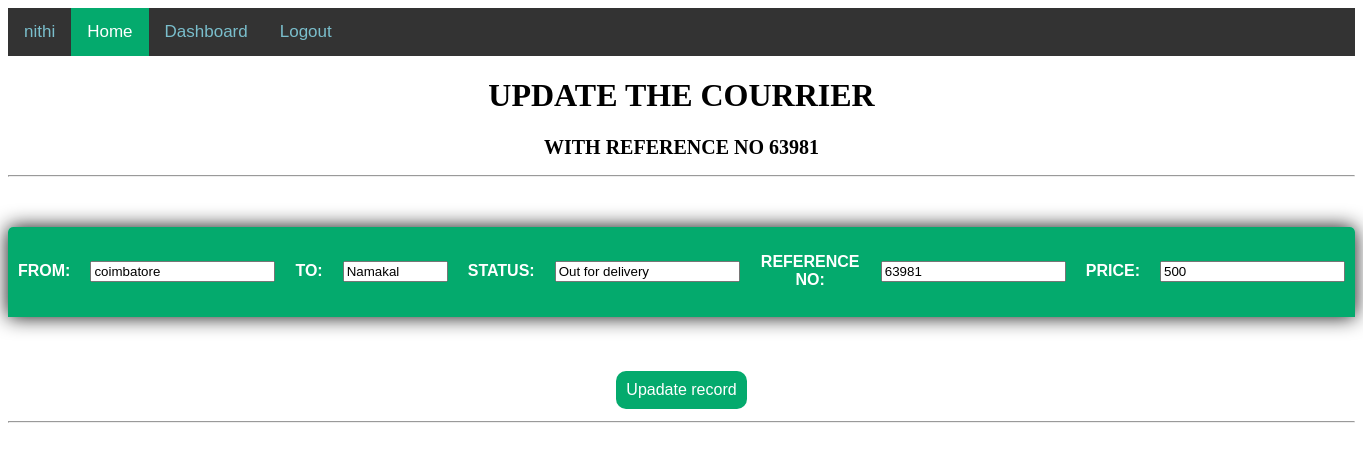
Page /edit/34 (signed in) on the committed database.
### base/models.py (models this page shows)
class crudst(models.Model):
    STATUS = (
			('Pending', 'Pending'),
			('Out for delivery', 'Out for delivery'),
			('Delivered', 'Delivered'),
			)
    fromdes = models.CharField(max_length = 100)
    todes = models.CharField(max_length = 100)
    status = models.CharField(max_length= 100,null=True, choices=STATUS)# Create your models here.
    sno = models.IntegerField()
    price = models.IntegerField(null=True)

### base/views.py (the view)
# urls.py: path('edit/<int:id>', views.stedit,name="stedit"),
def stedit(request,id):
    getstudentdetails = crudst.objects.get(id=id)
    return render(request,"edit.html",{"crudst":getstudentdetails})

### templates/edit.html (shortened to what this page needs)
{% load static %}
<!DOCTYPE html>
<html lang="en">
<head>
    <link rel="stylesheet" href="{% static 'button.css' %}" >
    <link rel="stylesheet" href="{% static 'ed.css' %}" >
</head>
<body>
    <div class="topnav">
        <a href="/home">{{user}}</a>
        <a class="active" href="/home">Home</a>
        <a href="{% url 'stinsert' %}">Dashboard</a>
        <a href="/">Logout</a>
    </div>
    <center>
        <h1 style="font-family:Cambria, Cochin, Georgia, Times, 'Times New Roman', serif"> UPDATE THE COURRIER </h1>
        <h2 style="font-family:Cambria, Cochin, Georgia, Times, 'Times New Roman', serif  ; font-size:20px"> WITH REFERENCE NO    {{crudst.sno}}</h2>
    <hr/>
    <form method ="POST" action="/update/{{crudst.id}}">
    <table class="content-table">
                <tr class="one">
            <td>
                <p>FROM: </p>
            </td>
            <td><input type="text" name="fromdes" value="{{crudst.fromdes}}"></td>
            <td>
                <p>TO:</p>
            </td>
            <td><input type="text" name="todes" maxlength="10" size="10" height="1000" value="{{crudst.todes}}"></td>
            <td>
               <p>STATUS:</p>
            </td>
            <td><input type="text" name ="status" value="{{crudst.status}}"></td>
            <td>
               <p> REFERENCE NO: </p>
            </td>
            <td><input type="text" name="sno" value="{{crudst.sno}}"></td>
            <td>
               <p> PRICE: </p>
            </td>
            <td><input type="text" name="price" value="{{crudst.price}}"></td>
        </tr>
    </table>
    <input type="submit" class="button button4" value="Upadate record"/>
    <hr/>
    </center>
</body>
</html>

### style/button.css (style rules this page uses)
.button { background-color: #04AA6D; border: none; color: white; padding: 10px; text-align: center; text-decoration: none; display: inline-block; font-size: 16px; margin: 4px 2px; cursor: pointer; }
.button4 { border-radius: 10px; }

### style/ed.css (style rules this page uses)
.topnav { background-color: #333; overflow: hidden; }
.topnav a { float: left; color: #7abecc; text-align: center; padding: 14px 16px; text-decoration: none; font-size: 17px; }
.topnav a.active { background-color: #04AA6D; color: white; }
* { font-family: sans-serif; }
.content-table { border-collapse: collapse; margin: 50px 0; font-size: 1em; min-width: 750px; border-radius: 5px 5px 0 0; overflow: hidden; box-shadow: 0 0 20px rgba(0, 0, 0, 0.951); text-align: center; }
.one { background-color: #04AA6D; color: #ffffff; text-align: center; font-weight: bold; }
.content-table td { padding: 10px; }
.content-table tbody tr:last-of-type { border-bottom: 2px solid #04AA6D; }

### rows in the picture
crudst: sno "63981", fromdes "coimbatore", todes "Namakal", status "Out for delivery", price "500"

### other values in the picture
{{ user }} "nithi"
